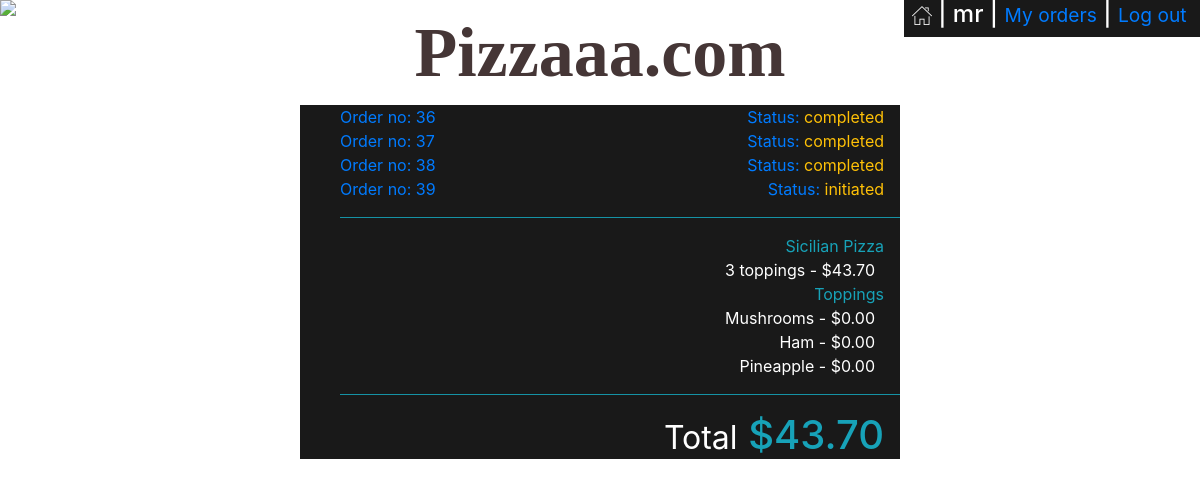
The page /my_orders/36 (signed in) on the database its author committed.
### orders/models.py (models this page shows, shortened)
class User_order(models.Model):
    user=models.ForeignKey(User,on_delete=models.CASCADE)
    order_number=models.IntegerField()
    topping_allowance=models.IntegerField(default=0)
    status=models.CharField(max_length=64,default='initiated')

class Order2(models.Model):
    user=models.ForeignKey(User,on_delete=models.CASCADE)
    number=models.IntegerField()
    category=models.CharField(max_length=64,null=True)
    name=models.CharField(max_length=64)
    price=models.DecimalField(max_digits=4,decimal_places=2)
    def __str__(self):
        return ("{} - ${} ".format(self.name, self.price))

### orders/views.py (the view)
# urls.py: path("my_orders/<str:order_number>", views.my_orders, name="my_orders"),
def my_orders(request,order_number):
    context = {
        "Checkout":Order2.objects.filter(user=request.user,number=order_number),
        "Checkout_category":Order2.objects.filter(user=request.user,number=order_number).values_list('category').distinct(),
        "Total":list(Order2.objects.filter(user=request.user,number=order_number).aggregate(Sum('price')).values())[0],
        "user":request.user,
        "Category": Category.objects.all(),
        "Order_number":order_number,
        "All_orders":User_order.objects.filter(user=request.user),
        "Status":User_order.objects.get(user=request.user,order_number=order_number).status
    }
    return render(request,"my_orders.html",context)

### orders/templates/my_orders.html (shortened to what this page needs)
<!DOCTYPE html>
<html style="height:100%">
<head>
    {% load static %}
    <link rel="stylesheet" type="text/css" href="{% static 'styles.css' %}">
    <link rel="stylesheet" href="https://maxcdn.bootstrapcdn.com/bootstrap/4.1.3/css/bootstrap.min.css">
</head>
<body style="height:100%">
    <img id='pizza_background' src="https://images.unsplash.com/photo-1534308983496-4fabb1a015ee?ixlib=rb-1.2.1&ixid=eyJhcHBfaWQiOjEyMDd9&auto=format&fit=crop&w=1510&q=80">
    {% if Category %}
    <div id='username'>
        <h4 class='px-2' ><a href="{% url 'index' %}"><img src="{% static 'home.png' %}"></a> |
            {{user.username}} |
            {% if not user.is_superuser %}
            <small><a href="{% url 'my_orders' Order_number %}">My orders</a></small> |
            {% endif %}
            <small><a href="{% url 'logout' %}"> Log out&nbsp;</a></small>
        </h4>
    </div>
    {% endif %}
    <p id='logo' class='text-center m-0 font-weight-bold'>Pizzaaa.com</p>
    <div id='my_orders_container' class='w-50 mx-auto'>
        <div class=' text-left pr-3'>
            <ul >
                {% for number in All_orders%}
                <a href="{% url 'my_orders' number.order_number %}"><li ><span>Order no: {{number.order_number}}</span><span class='float-right'>Status: <span class='text-warning'>{{number.status}}</span></span></li></a>
                {% endfor %}
            </ul>
        </div>
        <ul>
            <hr class='bg-info'>
            {% for check_cat in Checkout_category %}
                <li class='text-info text-right pr-3'>{{check_cat|cut:"("|cut:")"|cut:","|cut:"'"}}</li>
                {% for row in Checkout %}
                {% if row.category == check_cat|cut:"("|cut:")"|cut:","|cut:"'"  %}
                <li class='pr-3 text-right'>{{row}}&nbsp;</li>
                {% endif %}
                {% endfor %}
            {% endfor %}
            <hr class='bg-info'>
            <li class='text-info text-right pr-3 '><h1><small class='text-white'>Total</small> ${{Total|floatformat:2}}</h1></li>
        </ul>
    </div>
</body>
</html>

### orders/static/styles.css (style rules this page uses)
#pizza_background { position: absolute; z-index:-99; }
#logo { padding:0px; font-family: webLogo ; font-size: 70px; color: #453636; }
#center_box,#username { background-color: rgba(0, 0, 0, 0.9); color: white; }
#username { position: absolute; right: 0; }
li { list-style-type: none; }
#my_orders_container { background-color: rgba(0, 0, 0, 0.9); color: white; }

### rows shown on the page
User_order: order_number "36", status "completed"
User_order: order_number "37", status "completed"
User_order: order_number "38", status "completed"
User_order: order_number "39", status "initiated"
Order2: name+price "3 toppings - $43.70"
Order2: name+price "Mushrooms - $0.00"
Order2: name+price "Ham - $0.00"
Order2: name+price "Pineapple - $0.00"

### other values the page prints
{{ user.username }} "mr"
{{ check_cat|cut:"("|cut:")"|cut:","|cut:"'" }} "Sicilian Pizza" "Toppings"
{{ Total|floatformat:2 }} "43.70"
